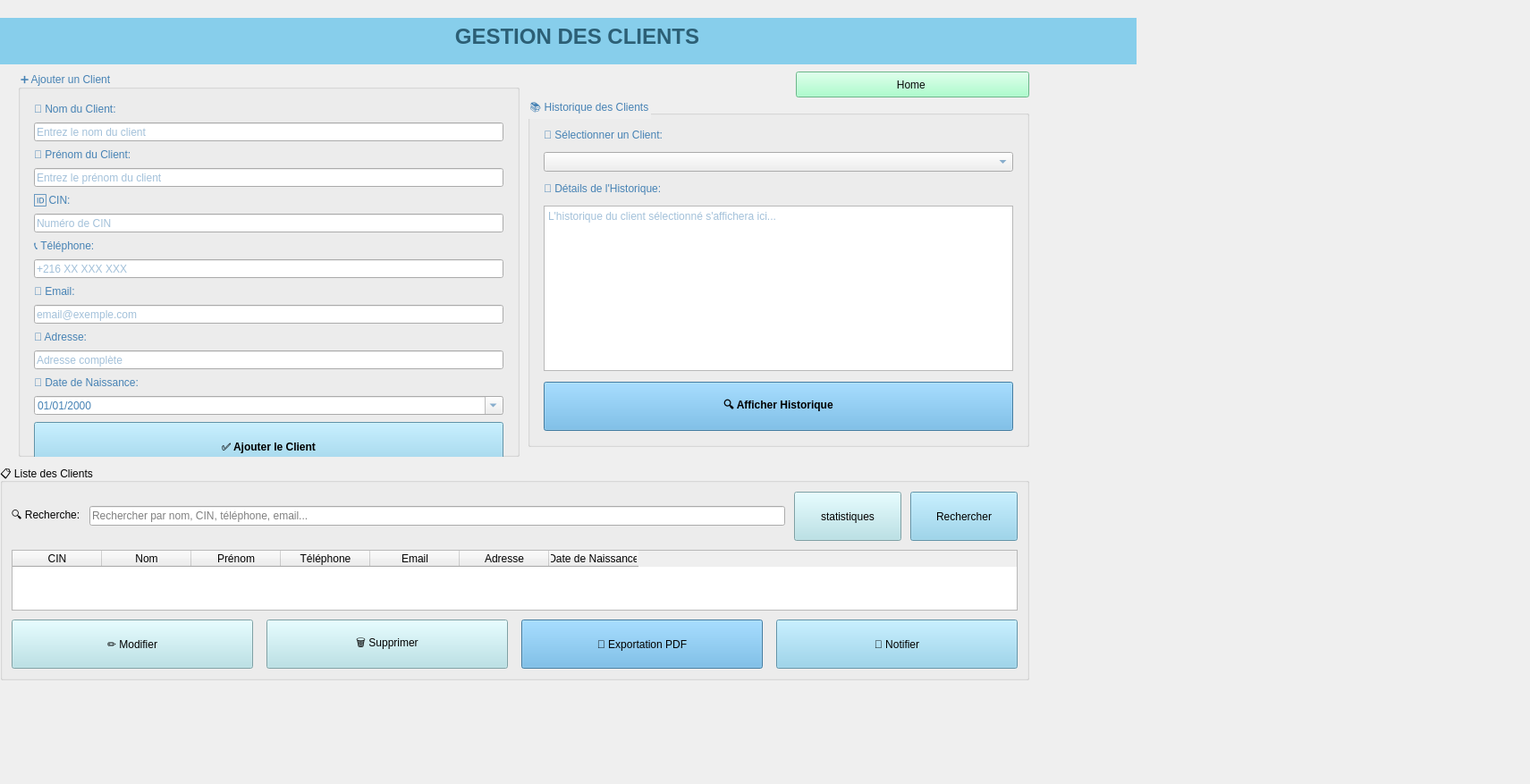
<?xml version="1.0" encoding="UTF-8"?>
<ui version="4.0">
 <class>gestionclient</class>
 <widget class="QWidget" name="gestionclient">
  <property name="geometry">
   <rect>
    <x>0</x>
    <y>0</y>
    <width>1711</width>
    <height>877</height>
   </rect>
  </property>
  <property name="windowTitle">
   <string>Form</string>
  </property>
  <widget class="QStackedWidget" name="stackedWidget">
   <property name="geometry">
    <rect>
     <x>0</x>
     <y>20</y>
     <width>1271</width>
     <height>841</height>
    </rect>
   </property>
   <property name="currentIndex">
    <number>0</number>
   </property>
   <widget class="QWidget" name="page">
    <widget class="QGroupBox" name="groupBox_history">
     <property name="geometry">
      <rect>
       <x>590</x>
       <y>89</y>
       <width>561</width>
       <height>391</height>
      </rect>
     </property>
     <property name="styleSheet">
      <string notr="true">color: #4682B4;</string>
     </property>
     <property name="title">
      <string>📚 Historique des Clients</string>
     </property>
     <layout class="QVBoxLayout" name="verticalLayout_history">
      <property name="spacing">
       <number>12</number>
      </property>
      <property name="leftMargin">
       <number>15</number>
      </property>
      <property name="topMargin">
       <number>15</number>
      </property>
      <property name="rightMargin">
       <number>15</number>
      </property>
      <property name="bottomMargin">
       <number>15</number>
      </property>
      <item>
       <widget class="QLabel" name="label_selectClient">
        <property name="text">
         <string>🔽 Sélectionner un Client:</string>
        </property>
       </widget>
      </item>
      <item>
       <widget class="QComboBox" name="comboBox_selectClient">
        <property name="editable">
         <bool>false</bool>
        </property>
       </widget>
      </item>
      <item>
       <widget class="QLabel" name="label_historyDetails">
        <property name="text">
         <string>📝 Détails de l'Historique:</string>
        </property>
       </widget>
      </item>
      <item>
       <widget class="QTextEdit" name="textEdit_history">
        <property name="readOnly">
         <bool>true</bool>
        </property>
        <property name="placeholderText">
         <string>L'historique du client sélectionné s'affichera ici...</string>
        </property>
       </widget>
      </item>
      <item>
       <widget class="QPushButton" name="btn_showHistory">
        <property name="minimumSize">
         <size>
          <width>0</width>
          <height>55</height>
         </size>
        </property>
        <property name="font">
         <font>
          <bold>true</bold>
         </font>
        </property>
        <property name="styleSheet">
         <string notr="true">background-color: #5DADE2;
color:balck;</string>
        </property>
        <property name="text">
         <string>🔍 Afficher Historique</string>
        </property>
       </widget>
      </item>
     </layout>
    </widget>
    <widget class="QGroupBox" name="groupBox_listClients">
     <property name="geometry">
      <rect>
       <x>0</x>
       <y>500</y>
       <width>1151</width>
       <height>241</height>
      </rect>
     </property>
     <property name="title">
      <string>📋 Liste des Clients</string>
     </property>
     <layout class="QVBoxLayout" name="verticalLayout_list">
      <property name="spacing">
       <number>10</number>
      </property>
      <property name="leftMargin">
       <number>10</number>
      </property>
      <property name="topMargin">
       <number>10</number>
      </property>
      <property name="rightMargin">
       <number>10</number>
      </property>
      <property name="bottomMargin">
       <number>10</number>
      </property>
      <item>
       <layout class="QHBoxLayout" name="searchLayout">
        <property name="spacing">
         <number>10</number>
        </property>
        <item>
         <widget class="QLabel" name="label_search">
          <property name="text">
           <string>🔍 Recherche:</string>
          </property>
         </widget>
        </item>
        <item>
         <widget class="QLineEdit" name="lineEdit_search">
          <property name="placeholderText">
           <string>Rechercher par nom, CIN, téléphone, email...</string>
          </property>
         </widget>
        </item>
        <item>
         <widget class="QPushButton" name="btn_search_2">
          <property name="minimumSize">
           <size>
            <width>120</width>
            <height>55</height>
           </size>
          </property>
          <property name="styleSheet">
           <string notr="true">background-color: #B0E0E6;</string>
          </property>
          <property name="text">
           <string>statistiques</string>
          </property>
         </widget>
        </item>
        <item>
         <widget class="QPushButton" name="btn_search">
          <property name="minimumSize">
           <size>
            <width>120</width>
            <height>55</height>
           </size>
          </property>
          <property name="styleSheet">
           <string notr="true">background-color: #87CEEB;</string>
          </property>
          <property name="text">
           <string>Rechercher</string>
          </property>
         </widget>
        </item>
       </layout>
      </item>
      <item>
       <widget class="QTableWidget" name="table_clients">
        <property name="alternatingRowColors">
         <bool>true</bool>
        </property>
        <property name="selectionMode">
         <enum>QAbstractItemView::SelectionMode::SingleSelection</enum>
        </property>
        <property name="selectionBehavior">
         <enum>QAbstractItemView::SelectionBehavior::SelectRows</enum>
        </property>
        <property name="sortingEnabled">
         <bool>true</bool>
        </property>
        <column>
         <property name="text">
          <string>CIN</string>
         </property>
        </column>
        <column>
         <property name="text">
          <string>Nom</string>
         </property>
        </column>
        <column>
         <property name="text">
          <string>Prénom</string>
         </property>
        </column>
        <column>
         <property name="text">
          <string>Téléphone</string>
         </property>
        </column>
        <column>
         <property name="text">
          <string>Email</string>
         </property>
        </column>
        <column>
         <property name="text">
          <string>Adresse</string>
         </property>
        </column>
        <column>
         <property name="text">
          <string>Date de Naissance</string>
         </property>
        </column>
       </widget>
      </item>
      <item>
       <layout class="QHBoxLayout" name="buttonsLayout">
        <property name="spacing">
         <number>15</number>
        </property>
        <item>
         <widget class="QPushButton" name="btn_modifier">
          <property name="minimumSize">
           <size>
            <width>150</width>
            <height>55</height>
           </size>
          </property>
          <property name="styleSheet">
           <string notr="true">background-color: #B0E0E6;</string>
          </property>
          <property name="text">
           <string>✏️ Modifier</string>
          </property>
         </widget>
        </item>
        <item>
         <widget class="QPushButton" name="btn_supprimer">
          <property name="minimumSize">
           <size>
            <width>150</width>
            <height>55</height>
           </size>
          </property>
          <property name="styleSheet">
           <string notr="true">background-color: #B0E0E6;</string>
          </property>
          <property name="text">
           <string>🗑️ Supprimer</string>
          </property>
         </widget>
        </item>
        <item>
         <widget class="QPushButton" name="btn_modifier_2">
          <property name="minimumSize">
           <size>
            <width>150</width>
            <height>55</height>
           </size>
          </property>
          <property name="styleSheet">
           <string notr="true">background-color: #5DADE2;</string>
          </property>
          <property name="text">
           <string>📄 Exportation PDF</string>
          </property>
         </widget>
        </item>
        <item>
         <widget class="QPushButton" name="btn_notifier">
          <property name="minimumSize">
           <size>
            <width>150</width>
            <height>55</height>
           </size>
          </property>
          <property name="styleSheet">
           <string notr="true">background-color: #87CEEB;</string>
          </property>
          <property name="text">
           <string>📧 Notifier</string>
          </property>
         </widget>
        </item>
       </layout>
      </item>
     </layout>
    </widget>
    <widget class="QGroupBox" name="groupBox_addClient">
     <property name="geometry">
      <rect>
       <x>20</x>
       <y>60</y>
       <width>561</width>
       <height>431</height>
      </rect>
     </property>
     <property name="styleSheet">
      <string notr="true">
color: #4682B4;</string>
     </property>
     <property name="title">
      <string>➕ Ajouter un Client</string>
     </property>
     <layout class="QVBoxLayout" name="verticalLayout_addClient">
      <property name="spacing">
       <number>8</number>
      </property>
      <property name="leftMargin">
       <number>15</number>
      </property>
      <property name="topMargin">
       <number>15</number>
      </property>
      <property name="rightMargin">
       <number>15</number>
      </property>
      <property name="bottomMargin">
       <number>15</number>
      </property>
      <item>
       <widget class="QLabel" name="label_5">
        <property name="text">
         <string>👤 Nom du Client:</string>
        </property>
       </widget>
      </item>
      <item>
       <widget class="QLineEdit" name="lineEdit_2">
        <property name="placeholderText">
         <string>Entrez le nom du client</string>
        </property>
       </widget>
      </item>
      <item>
       <widget class="QLabel" name="label_4">
        <property name="text">
         <string>👤 Prénom du Client:</string>
        </property>
       </widget>
      </item>
      <item>
       <widget class="QLineEdit" name="lineEdit">
        <property name="placeholderText">
         <string>Entrez le prénom du client</string>
        </property>
       </widget>
      </item>
      <item>
       <widget class="QLabel" name="label">
        <property name="text">
         <string>🆔 CIN:</string>
        </property>
       </widget>
      </item>
      <item>
       <widget class="QLineEdit" name="lineEdit_3">
        <property name="placeholderText">
         <string>Numéro de CIN</string>
        </property>
       </widget>
      </item>
      <item>
       <widget class="QLabel" name="label_2">
        <property name="text">
         <string>📞 Téléphone:</string>
        </property>
       </widget>
      </item>
      <item>
       <widget class="QLineEdit" name="lineEdit_5">
        <property name="placeholderText">
         <string>+216 XX XXX XXX</string>
        </property>
       </widget>
      </item>
      <item>
       <widget class="QLabel" name="label_3">
        <property name="text">
         <string>📧 Email:</string>
        </property>
       </widget>
      </item>
      <item>
       <widget class="QLineEdit" name="lineEdit_4">
        <property name="placeholderText">
         <string>email@exemple.com</string>
        </property>
       </widget>
      </item>
      <item>
       <widget class="QLabel" name="label_6">
        <property name="text">
         <string>📍 Adresse:</string>
        </property>
       </widget>
      </item>
      <item>
       <widget class="QLineEdit" name="lineEdit_6">
        <property name="placeholderText">
         <string>Adresse complète</string>
        </property>
       </widget>
      </item>
      <item>
       <widget class="QLabel" name="label_7">
        <property name="text">
         <string>📅 Date de Naissance:</string>
        </property>
       </widget>
      </item>
      <item>
       <widget class="QDateEdit" name="dateEdit">
        <property name="displayFormat">
         <string>dd/MM/yyyy</string>
        </property>
        <property name="calendarPopup">
         <bool>true</bool>
        </property>
       </widget>
      </item>
      <item>
       <widget class="QPushButton" name="btn_addClient">
        <property name="minimumSize">
         <size>
          <width>0</width>
          <height>55</height>
         </size>
        </property>
        <property name="font">
         <font>
          <bold>true</bold>
         </font>
        </property>
        <property name="styleSheet">
         <string notr="true">background-color: #87CEEB;
color:black;</string>
        </property>
        <property name="text">
         <string>✅ Ajouter le Client</string>
        </property>
       </widget>
      </item>
      <item>
       <spacer name="verticalSpacer">
        <property name="orientation">
         <enum>Qt::Orientation::Vertical</enum>
        </property>
        <property name="sizeHint" stdset="0">
         <size>
          <width>20</width>
          <height>20</height>
         </size>
        </property>
       </spacer>
      </item>
     </layout>
    </widget>
    <widget class="QPushButton" name="pushButton">
     <property name="geometry">
      <rect>
       <x>890</x>
       <y>60</y>
       <width>261</width>
       <height>29</height>
      </rect>
     </property>
     <property name="styleSheet">
      <string notr="true">background-color: rgb(148, 255, 191);
color: rgb(7, 7, 7);</string>
     </property>
     <property name="text">
      <string>Home </string>
     </property>
    </widget>
    <widget class="QLabel" name="lblTitle">
     <property name="geometry">
      <rect>
       <x>-10</x>
       <y>-10</y>
       <width>1311</width>
       <height>62</height>
      </rect>
     </property>
     <property name="styleSheet">
      <string notr="true">font-size: 24px; font-weight: bold; color: #2C5F75; padding: 15px; background-color: #87CEEB; border-radius: 10px;</string>
     </property>
     <property name="text">
      <string>GESTION DES CLIENTS</string>
     </property>
     <property name="alignment">
      <set>Qt::AlignmentFlag::AlignCenter</set>
     </property>
    </widget>
   </widget>
  </widget>
 </widget>
 <resources/>
 <connections/>
</ui>
